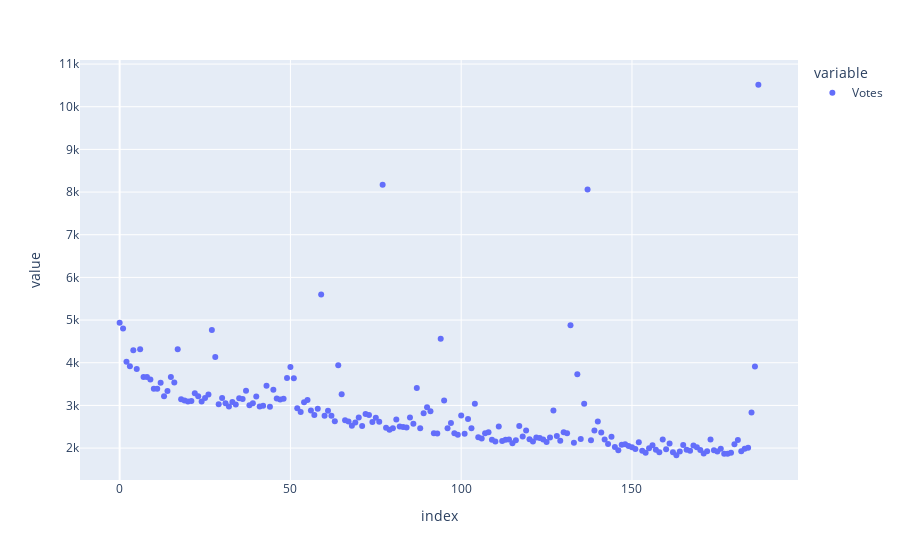

The cell this chart's notebook holds for it:
### Markdown cell above
- Scatter plot for Votes

### Code cell
px.scatter(office_df['Votes'])

### Figure 1 — Plotly figure (JSON) as saved in the notebook; plotly's stock layout.template omitted (floating-point values rounded to 4 significant figures; data arrays with more than 128 entries replaced by an {"elided": "..."} marker saying what was removed)
{"data": [{"hovertemplate": "variable=Votes<br>index=%{x}<br>value=%{y}<extra></extra>", "legendgroup": "Votes", "marker": {"color": "#636efa", "symbol": "circle"}, "mode": "markers", "name": "Votes", "orientation": "v", "showlegend": true, "type": "scatter", "x": {"elided": "188 int values"}, "xaxis": "x", "y": {"elided": "188 int values"}, "yaxis": "y"}], "layout": {"legend": {"title": {"text": "variable"}, "tracegroupgap": 0}, "margin": {"t": 60}, "xaxis": {"anchor": "y", "domain": [0, 1], "title": {"text": "index"}}, "yaxis": {"anchor": "x", "domain": [0, 1], "title": {"text": "value"}}}}
